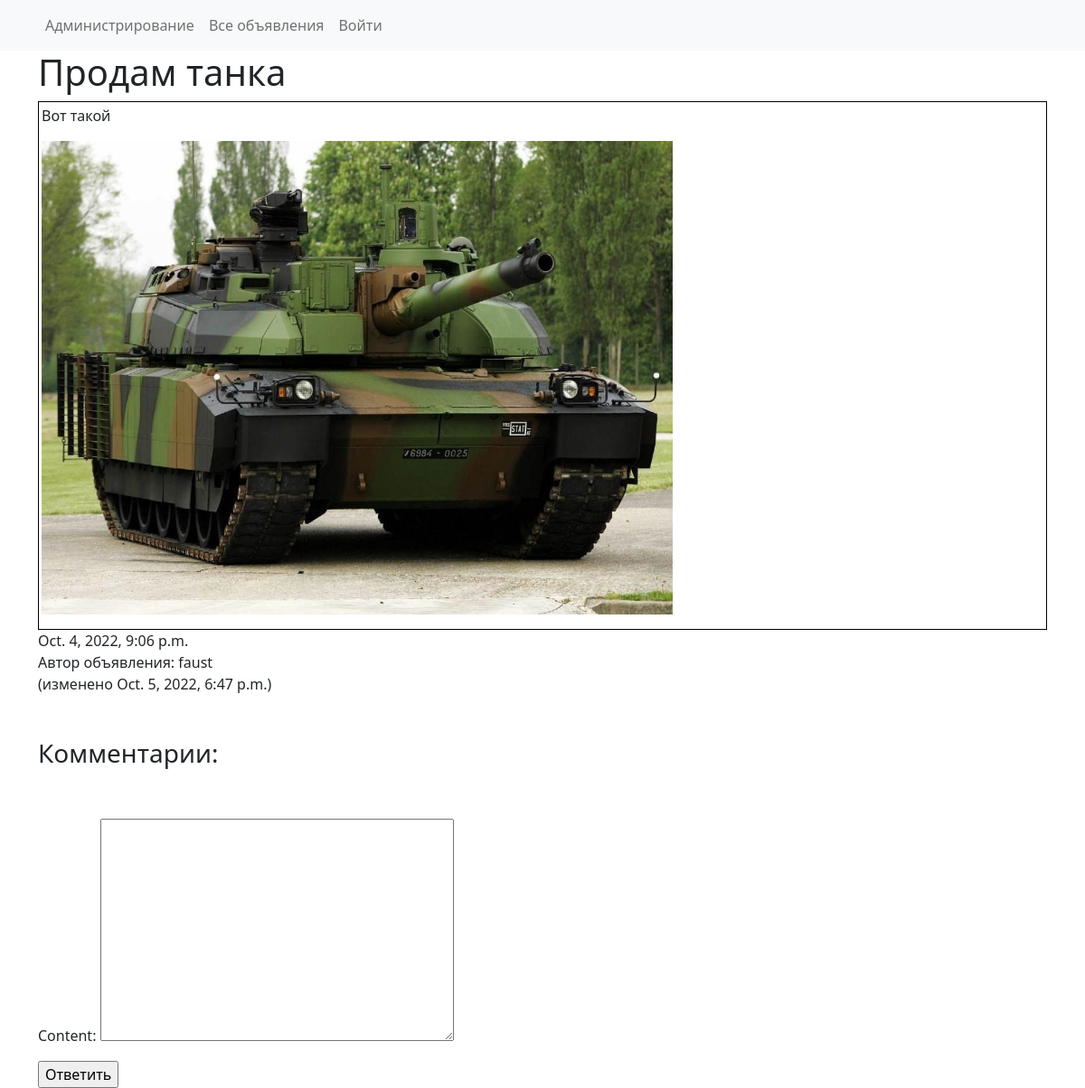
The page /posts/16 on the database its author committed.
### app/models.py (models this page shows, shortened)
class Post(models.Model):
    title = models.CharField(max_length=200)
    author = models.ForeignKey(User, on_delete=models.CASCADE)
    content = models.TextField()
    category = models.ForeignKey(Category, on_delete=models.CASCADE)
    created_on = models.DateTimeField(auto_now_add=True)
    updated_on = models.DateTimeField(auto_now=True)
    class Meta:
        ordering = ['-created_on']

### app/views.py (the view, shortened to what this page needs)
# urls.py: path('posts/<int:pk>', PostView.as_view(), name='post_detail'),
class PostView(DetailView):
    model = Post
    template_name = 'app/post_detail.html'
    def get_context_data(self, **kwargs):
        context = super().get_context_data(**kwargs)
        context['form'] = NewCommentForm()
        context['comments'] = Comment.objects.select_related('post').filter(post=context['object'])
        return context

### app/forms.py
class NewCommentForm(forms.ModelForm):
    class Meta:
        model = Comment
        fields = ['content']

### templates/app/post_detail.html (shortened to what this page needs)
{% extends "default.html" %}
{% block content %}
<h1>{{ object.title }}</h1>
<div style="border: 1px solid #000; padding: 3px 3px 0 3px;">
    {% autoescape off %}
    {{ object.content | safe }}
    {% endautoescape %}
</div>
{{ object.created_on }} <br>
Автор объявления: {{ object.author }} <br>
{% if object.created_on != object.updated_on %}
    (изменено {{ object.updated_on }})
{% endif %}
<br>
<br>
<br>
<h3>Комментарии:</h3>
<br>
<br>
<form action="" method="post">
    {{ form.as_p }}
    <input type="submit" value="Ответить">
</form>
{% endblock content %}

### rows shown on the page
Post: title "Продам танка", content "Вот такой", content (picture), created_on "Oct. 4, 2022, 9:06 p.m.", author "faust", updated_on "Oct. 5, 2022, 6:47 p.m."
